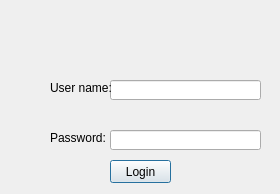
<?xml version="1.0" encoding="UTF-8"?>
<ui version="4.0">
 <class>Dialog</class>
 <widget class="QDialog" name="Dialog">
  <property name="geometry">
   <rect>
    <x>0</x>
    <y>0</y>
    <width>280</width>
    <height>194</height>
   </rect>
  </property>
  <property name="windowTitle">
   <string>Dialog</string>
  </property>
  <widget class="QLabel" name="label">
   <property name="geometry">
    <rect>
     <x>10</x>
     <y>80</y>
     <width>31</width>
     <height>21</height>
    </rect>
   </property>
   <property name="text">
    <string/>
   </property>
   <property name="pixmap">
    <pixmap>C:/Users/ADMIN/Downloads/login.jpg</pixmap>
   </property>
   <property name="scaledContents">
    <bool>true</bool>
   </property>
  </widget>
  <widget class="QLabel" name="label_2">
   <property name="geometry">
    <rect>
     <x>50</x>
     <y>130</y>
     <width>71</width>
     <height>16</height>
    </rect>
   </property>
   <property name="text">
    <string>Password:</string>
   </property>
  </widget>
  <widget class="QLineEdit" name="lineEdit">
   <property name="geometry">
    <rect>
     <x>110</x>
     <y>80</y>
     <width>151</width>
     <height>20</height>
    </rect>
   </property>
  </widget>
  <widget class="QLineEdit" name="lineEdit_2">
   <property name="geometry">
    <rect>
     <x>110</x>
     <y>130</y>
     <width>151</width>
     <height>20</height>
    </rect>
   </property>
  </widget>
  <widget class="QLabel" name="label_3">
   <property name="geometry">
    <rect>
     <x>10</x>
     <y>20</y>
     <width>251</width>
     <height>41</height>
    </rect>
   </property>
   <property name="text">
    <string/>
   </property>
   <property name="pixmap">
    <pixmap>C:/Users/ADMIN/Downloads/tải xuống (2).png</pixmap>
   </property>
  </widget>
  <widget class="QPushButton" name="pushButton">
   <property name="geometry">
    <rect>
     <x>110</x>
     <y>160</y>
     <width>61</width>
     <height>23</height>
    </rect>
   </property>
   <property name="text">
    <string>Login</string>
   </property>
  </widget>
  <widget class="QLabel" name="label_4">
   <property name="geometry">
    <rect>
     <x>10</x>
     <y>130</y>
     <width>31</width>
     <height>21</height>
    </rect>
   </property>
   <property name="text">
    <string/>
   </property>
   <property name="pixmap">
    <pixmap>C:/Users/ADMIN/Downloads/password.png</pixmap>
   </property>
   <property name="scaledContents">
    <bool>true</bool>
   </property>
  </widget>
  <widget class="QLabel" name="label_5">
   <property name="geometry">
    <rect>
     <x>50</x>
     <y>80</y>
     <width>61</width>
     <height>16</height>
    </rect>
   </property>
   <property name="text">
    <string>User name:</string>
   </property>
  </widget>
 </widget>
 <resources/>
 <connections/>
</ui>
